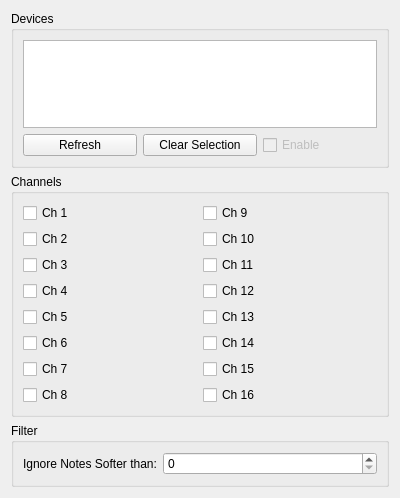
<?xml version="1.0" encoding="UTF-8"?>
<ui version="4.0">
 <class>midi_in_widget</class>
 <widget class="QWidget" name="midi_in_widget">
  <property name="geometry">
   <rect>
    <x>0</x>
    <y>0</y>
    <width>400</width>
    <height>498</height>
   </rect>
  </property>
  <property name="windowTitle">
   <string>MIDI Input</string>
  </property>
  <layout class="QVBoxLayout" name="verticalLayout_2">
   <item>
    <widget class="QGroupBox" name="device_group_box">
     <property name="title">
      <string>Devices</string>
     </property>
     <property name="checkable">
      <bool>false</bool>
     </property>
     <layout class="QVBoxLayout" name="verticalLayout">
      <item>
       <widget class="QListWidget" name="device_list_widget"/>
      </item>
      <item>
       <layout class="QHBoxLayout" name="horizontal_layout">
        <item>
         <widget class="QPushButton" name="refresh_push_button">
          <property name="text">
           <string>Refresh</string>
          </property>
         </widget>
        </item>
        <item>
         <widget class="QPushButton" name="clear_selection_push_button">
          <property name="text">
           <string>Clear Selection</string>
          </property>
         </widget>
        </item>
        <item>
         <widget class="QCheckBox" name="device_enable_check_box">
          <property name="enabled">
           <bool>false</bool>
          </property>
          <property name="text">
           <string>Enable</string>
          </property>
         </widget>
        </item>
       </layout>
      </item>
     </layout>
    </widget>
   </item>
   <item>
    <widget class="QGroupBox" name="channel_group_box">
     <property name="title">
      <string>Channels</string>
     </property>
     <layout class="QGridLayout" name="gridLayout">
      <item row="4" column="1">
       <widget class="QCheckBox" name="channel_check_box_13">
        <property name="text">
         <string>Ch 13</string>
        </property>
       </widget>
      </item>
      <item row="6" column="1">
       <widget class="QCheckBox" name="channel_check_box_15">
        <property name="text">
         <string>Ch 15</string>
        </property>
       </widget>
      </item>
      <item row="3" column="0">
       <widget class="QCheckBox" name="channel_check_box_4">
        <property name="text">
         <string>Ch 4</string>
        </property>
       </widget>
      </item>
      <item row="2" column="1">
       <widget class="QCheckBox" name="channel_check_box_11">
        <property name="text">
         <string>Ch 11</string>
        </property>
       </widget>
      </item>
      <item row="6" column="0">
       <widget class="QCheckBox" name="channel_check_box_7">
        <property name="text">
         <string>Ch 7</string>
        </property>
       </widget>
      </item>
      <item row="2" column="0">
       <widget class="QCheckBox" name="channel_check_box_3">
        <property name="text">
         <string>Ch 3</string>
        </property>
       </widget>
      </item>
      <item row="0" column="0">
       <widget class="QCheckBox" name="channel_check_box_1">
        <property name="text">
         <string>Ch 1</string>
        </property>
       </widget>
      </item>
      <item row="5" column="1">
       <widget class="QCheckBox" name="channel_check_box_14">
        <property name="text">
         <string>Ch 14</string>
        </property>
       </widget>
      </item>
      <item row="3" column="1">
       <widget class="QCheckBox" name="channel_check_box_12">
        <property name="text">
         <string>Ch 12</string>
        </property>
       </widget>
      </item>
      <item row="1" column="1">
       <widget class="QCheckBox" name="channel_check_box_10">
        <property name="text">
         <string>Ch 10</string>
        </property>
       </widget>
      </item>
      <item row="1" column="0">
       <widget class="QCheckBox" name="channel_check_box_2">
        <property name="text">
         <string>Ch 2</string>
        </property>
       </widget>
      </item>
      <item row="5" column="0">
       <widget class="QCheckBox" name="channel_check_box_6">
        <property name="text">
         <string>Ch 6</string>
        </property>
       </widget>
      </item>
      <item row="0" column="1">
       <widget class="QCheckBox" name="channel_check_box_9">
        <property name="text">
         <string>Ch 9</string>
        </property>
       </widget>
      </item>
      <item row="4" column="0">
       <widget class="QCheckBox" name="channel_check_box_5">
        <property name="text">
         <string>Ch 5</string>
        </property>
       </widget>
      </item>
      <item row="7" column="0">
       <widget class="QCheckBox" name="channel_check_box_8">
        <property name="text">
         <string>Ch 8</string>
        </property>
       </widget>
      </item>
      <item row="7" column="1">
       <widget class="QCheckBox" name="channel_check_box_16">
        <property name="text">
         <string>Ch 16</string>
        </property>
       </widget>
      </item>
     </layout>
    </widget>
   </item>
   <item>
    <widget class="QGroupBox" name="filter_group_box">
     <property name="title">
      <string>Filter</string>
     </property>
     <layout class="QFormLayout" name="formLayout">
      <item row="0" column="0">
       <widget class="QLabel" name="min_velocity_hint_label">
        <property name="text">
         <string>Ignore Notes Softer than:</string>
        </property>
       </widget>
      </item>
      <item row="0" column="1">
       <widget class="QSpinBox" name="min_velocity_spin_box">
        <property name="maximum">
         <number>127</number>
        </property>
       </widget>
      </item>
     </layout>
    </widget>
   </item>
  </layout>
 </widget>
 <resources/>
 <connections/>
</ui>
